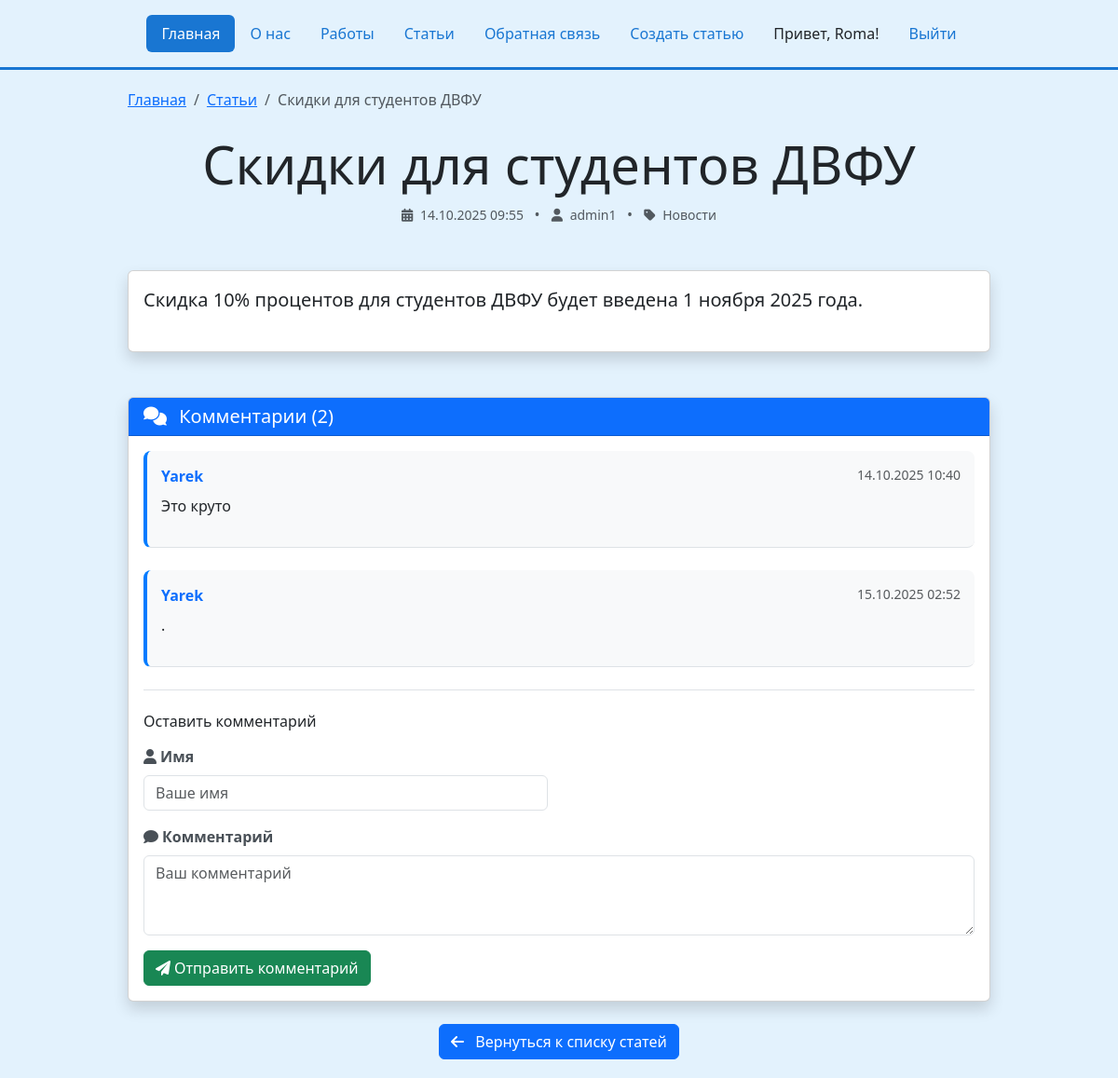
Screenshot of /news/1/ (signed in) with the database file from the repository.
### my_siteApp/models.py (models this page shows, shortened)
class Article(models.Model):
    CATEGORY_CHOICES = [
        ('news', 'Новости'),
        ('works', 'Ваши работы'),
        ('review', 'Обзоры'),
    ]
    title = models.CharField(max_length=200, verbose_name="Заголовок")
    text = models.TextField(verbose_name="Текст статьи")
    created_date = models.DateTimeField(default=timezone.now, verbose_name="Дата создания")
    category = models.CharField(
        max_length=20,
        choices=CATEGORY_CHOICES,
        default='news',
        verbose_name="Категория"
    )
    user = models.ForeignKey(
        User,
        on_delete=models.CASCADE,
        related_name='articles',
        verbose_name="Автор"
    )
    class Meta:
        ordering = ['-created_date']

class Comment(models.Model):
    text = models.TextField(verbose_name="Текст комментария")
    created_date = models.DateTimeField(default=timezone.now, verbose_name="Дата создания")
    author_name = models.CharField(max_length=100, verbose_name="Имя автора")
    article = models.ForeignKey(
        Article,
        on_delete=models.CASCADE,
        related_name='comments',
        verbose_name="Статья"
    )
    class Meta:
        ordering = ['created_date']

### my_siteApp/views.py (the view)
# urls.py: path('news/<int:id>/', views.news_detail, name='news_detail'),
def news_detail(request, id):
    article = get_object_or_404(Article, id=id)
    comments = article.comments.all()
    if request.method == 'POST':
        comment_form = CommentForm(request.POST)
        if comment_form.is_valid():
            comment = comment_form.save(commit=False)
            comment.article = article
            comment.save()
            messages.success(request, 'Ваш комментарий добавлен!')
            return redirect('news_detail', id=id)
    else:
        comment_form = CommentForm()
    context = {
        'article': article,
        'comments': comments,
        'comment_form': comment_form,
        'comments_count': comments.count(),
    }
    return render(request, 'my_siteApp/news_detail.html', context)

### my_siteApp/forms.py
class CommentForm(forms.ModelForm):
    class Meta:
        model = Comment
        fields = ['author_name', 'text']
        widgets = {
            'author_name': forms.TextInput(attrs={'class': 'form-control', 'placeholder': 'Ваше имя'}),
            'text': forms.Textarea(attrs={'class': 'form-control', 'rows': 3, 'placeholder': 'Ваш комментарий'}),
        }
        labels = {
            'author_name': 'Имя',
            'text': 'Комментарий',
        }

### my_siteApp/templates/my_siteApp/news_detail.html (shortened to what this page needs)
{% extends 'my_siteApp/base.html' %}
{% load static %}
{% block content %}
<div class="row justify-content-center">
    <div class="col-md-10">
        <nav aria-label="breadcrumb" class="mb-4">
            <ol class="breadcrumb">
                <li class="breadcrumb-item"><a href="/">Главная</a></li>
                <li class="breadcrumb-item"><a href="/articles/">Статьи</a></li>
                <li class="breadcrumb-item active">{{ article.title }}</li>
            </ol>
        </nav>
        <div class="text-center mb-5">
            <h1 class="display-4">{{ article.title }}</h1>
            <div class="text-muted">
                <small>
                    <i class="fas fa-calendar-alt me-1"></i>
                    {{ article.created_date|date:"d.m.Y H:i" }}
                </small>
                <span class="mx-2">•</span>
                <small>
                    <i class="fas fa-user me-1"></i>
                    {{ article.user.username }}
                </small>
                <span class="mx-2">•</span>
                <small>
                    <i class="fas fa-tag me-1"></i>
                    {{ article.get_category_display }}
                </small>
            </div>
        </div>
        <div class="card shadow mb-5">
            <div class="card-body">
                <article class="article-content">
                    <div class="fs-5 lh-base">
                        {{ article.text|linebreaks }}
                    </div>
                </article>
            </div>
        </div>
        <div class="card shadow">
            <div class="card-header bg-primary text-white">
                <h5 class="mb-0">
                    <i class="fas fa-comments me-2"></i>
                    Комментарии ({{ comments_count }})
                </h5>
            </div>
            <div class="card-body">
                {% if comments %}
                    {% for comment in comments %}
                    <div class="comment mb-4 pb-3 border-bottom">
                        <div class="d-flex justify-content-between align-items-start mb-2">
                            <strong class="text-primary">{{ comment.author_name }}</strong>
                            <small class="text-muted">{{ comment.created_date|date:"d.m.Y H:i" }}</small>
                        </div>
                        <p class="mb-0">{{ comment.text|linebreaks }}</p>
                    </div>
                    {% endfor %}
                {% else %}
                    <div class="text-center py-4">
                        <i class="fas fa-comment-slash fa-2x text-muted mb-3"></i>
                        <p class="text-muted">Пока нет комментариев. Будьте первым!</p>
                    </div>
                {% endif %}
                <div class="mt-4 pt-4 border-top">
                    <h6 class="mb-3">Оставить комментарий</h6>
                    <form method="post">
                        <div class="row">
                            <div class="col-md-6 mb-3">
                                <label for="{{ comment_form.author_name.id_for_label }}" class="form-label">
                                    <i class="fas fa-user me-1"></i>{{ comment_form.author_name.label }}
                                </label>
                                {{ comment_form.author_name }}
                            </div>
                        </div>
                        <div class="mb-3">
                            <label for="{{ comment_form.text.id_for_label }}" class="form-label">
                                <i class="fas fa-comment me-1"></i>{{ comment_form.text.label }}
                            </label>
                            {{ comment_form.text }}
                        </div>
                        <button type="submit" class="btn btn-success">
                            <i class="fas fa-paper-plane me-1"></i>Отправить комментарий
                        </button>
                    </form>
                </div>
            </div>
        </div>
        <div class="text-center mt-4">
            <a href="/articles/" class="btn btn-primary">
                <i class="fas fa-arrow-left me-2"></i>
                Вернуться к списку статей
            </a>
        </div>
    </div>
</div>
{% endblock %}

### my_siteApp/templates/my_siteApp/base.html (shortened to what this page needs)
<!DOCTYPE html>
<html lang="ru">
<head>
    <link rel="stylesheet" href="https://cdn.jsdelivr.net/npm/bootstrap@5.3.3/dist/css/bootstrap.min.css">
    <link rel="stylesheet" href="https://cdnjs.cloudflare.com/ajax/libs/font-awesome/6.0.0/css/all.min.css">
</head>
<body>
    <div class="container">
        <header class="d-flex justify-content-center py-3">
            <ul class="nav nav-pills">
                <li class="nav-item">
                    <a href="/" class="nav-link active" aria-current="page">Главная</a>
                </li>
                <li class="nav-item">
                    <a href="/about/" class="nav-link">О нас</a>
                </li>
                <li class="nav-item">
                    <a href="/works/" class="nav-link">Работы</a>
                </li>
                <li class="nav-item">
                    <a href="/articles/" class="nav-link">Статьи</a>
                </li>
                <li class="nav-item">
                    <a href="/feedback/" class="nav-link">Обратная связь</a>
                </li>
                {% if user.is_authenticated %}
                <li class="nav-item">
                    <a href="/create-article/" class="nav-link">Создать статью</a>
                </li>
                <li class="nav-item">
                    <span class="nav-link text-dark">Привет, {{ user.username }}!</span>
                </li>
                <li class="nav-item">
                    <form method="post" action="{% url 'logout' %}" class="d-inline">
                        <button type="submit" class="btn btn-link nav-link">Выйти</button>
                    </form>
                </li>
                {% endif %}
            </ul>
        </header>
    </div>
    <div class="b-example-divider"></div>
    <div class="content-container">
        <div class="container">
            {% block content %}{% endblock %}
        </div>
    </div>
</body>
</html>

### my_siteApp/templates/my_siteApp/base.html (style rules this page uses)
body { background-color: #e3f2fd; margin: 0; padding: 0; min-height: 100vh; }
.content-container { background-color: #e3f2fd; min-height: calc(100vh - 140px); padding: 20px 0; }
.nav-pills .nav-link.active { background-color: #1976d2; }
.nav-link { color: #1976d2; }
.b-example-divider { height: 3px; background-color: #1976d2; margin: 0; }

### my_siteApp/templates/my_siteApp/news_detail.html (style rules this page uses)
.article-content { line-height: 1.8; font-size: 1.1rem; }
.article-content p { margin-bottom: 1.5rem; }
.comment { background-color: #f8f9fa; padding: 15px; border-radius: 8px; border-left: 4px solid #007bff; }
.form-label { font-weight: 600; color: #495057; }
.btn { border-radius: 6px; }

### rows the page displays
Article: title "Скидки для студентов ДВФУ", created_date "14.10.2025 09:55", user.username "admin1", category "Новости", text "Скидка 10% процентов для студентов ДВФУ будет введена 1 ноября 2025 года."
Comment: author_name "Yarek", created_date "14.10.2025 10:40", text "Это круто"
Comment: author_name "Yarek", created_date "15.10.2025 02:52", text "."

### other values shown
{{ user.username }} "Roma"
{{ comments_count }} "2"
{{ comment_form.author_name.label }} "Имя"
{{ comment_form.text.label }} "Комментарий"
